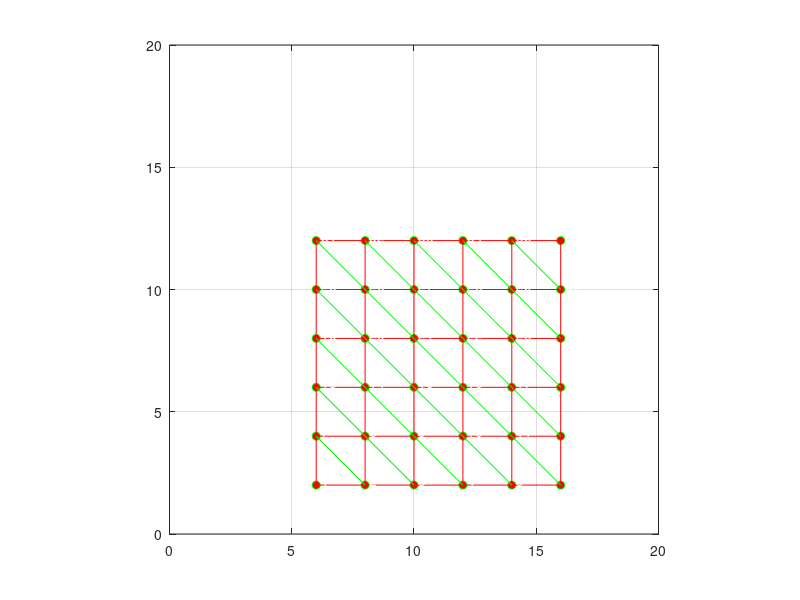

The MATLAB source for this figure:
xN = 5;
yN = 5;

x = linspace(6, 16, xN+1);
y = linspace(2, 12, yN+1);

[X, Y] = meshgrid(x, y);

plot(X, Y, 'o', 'Color', 'g', 'MarkerFaceColor','r')   
hold on

for i = 1:size(X,1)
    plot(X(i,:), Y(i,:), 'r-')   % horizontal lines
end

for j = 1:size(X,2)
    plot(X(:,j), Y(:,j), 'r-')   % vertical lines
end


% Diagonal lines (left to right in each cell)
for i = 1:yN
    for j = 1:xN
        %plot([X(i,j) X(i+1,j+1)], [Y(i,j) Y(i+1,j+1)], 'b-')
        plot([X(i+1,j) X(i,j+1)], [Y(i+1,j) Y(i,j+1)], 'g-')
    end
end

% Node numbering
node = 1;
for i = 1:size(X,1)
    for j = 1:size(X,2)
        text(X(i,j)+0.2, Y(i,j)+0.2, num2str(node), ...
            'FontSize', 10, 'Color', 'w');
        node = node + 1;
    end
end

axis([0 20 0 20])
axis equal
grid on
